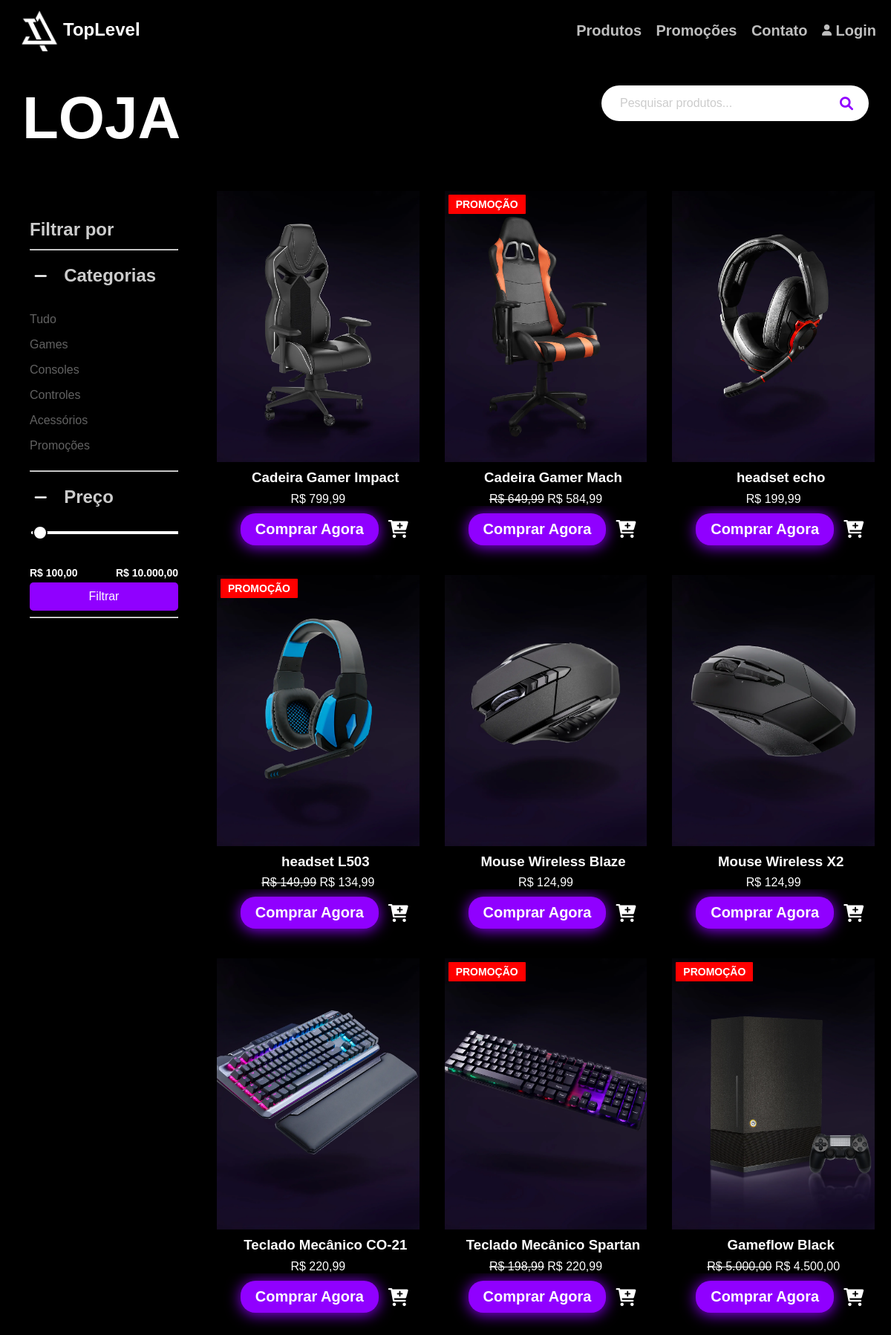
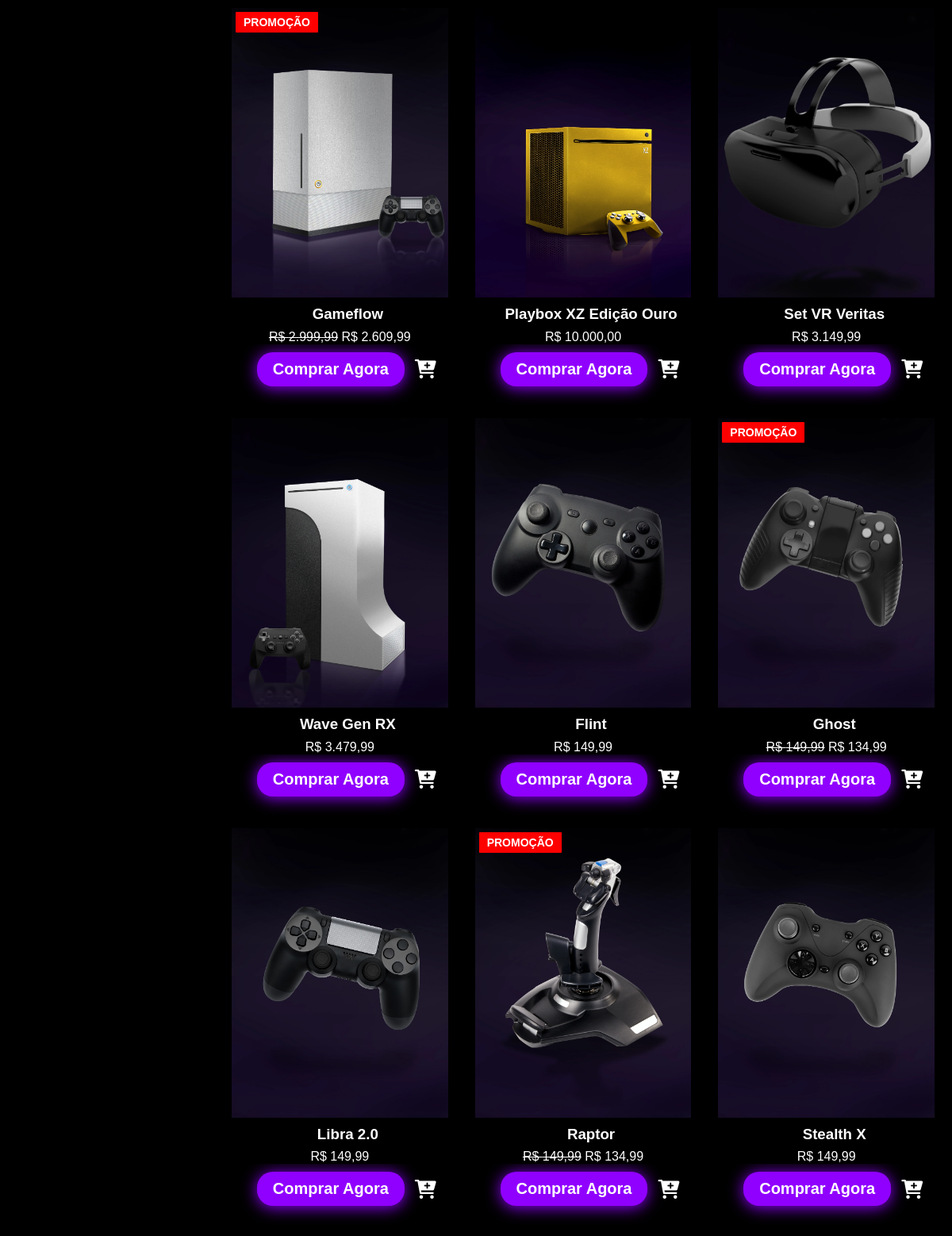
/products.php (upper part), run on the app's committed database (2 pictures, top to bottom).
### tables this page shows
CREATE TABLE `products` (
  `id` int(255) NOT NULL,
  `name` varchar(255) NOT NULL,
  `price` decimal(10,2) NOT NULL,
  `image` varchar(255) NOT NULL,
  `promotion` tinyint(1) DEFAULT 0,
  `previous_price` decimal(10,2) DEFAULT NULL,
  `category` varchar(255) NOT NULL
);

### products.php (the view, shortened to what this page needs)
  <?php
  @include 'config.php';
if (isset($_SESSION['email'])) {
    if ($_SESSION['email'] === 'toplevelbrasil@gmail.com') {
        include 'headeradm.php';
    } else {
        include 'headeruser.php';
    }
} else {
    include 'header.php';
}
if (isset($_POST['search'])) {
  $search_query = mysqli_real_escape_string($conn, $_POST['search_query']);
  $select_products = mysqli_query($conn, "SELECT * FROM `products` WHERE name LIKE '%$search_query%'");
} else {
  $select_products = mysqli_query($conn, "SELECT * FROM `products`");
}
  ?>
  <!DOCTYPE html>
  <html lang="pt-br">
  <head>
    <link rel="stylesheet" href="https://cdnjs.cloudflare.com/ajax/libs/font-awesome/6.0.0/css/all.min.css">
    <link rel="stylesheet" href="assents/css/Global.css">
    <link rel="stylesheet" href="assents/css/index.css">
    <link rel="stylesheet" href="assents/css/Produtos.css">
    <link rel="stylesheet" href="assents/css/user.css">
  </head>
  <body>
  <div class="textos5">
  <h1>LOJA</h1>
  <div class="search-bar">
    <form action="" method="POST">
      <input type="text" name="search_query" placeholder="Pesquisar produtos..." required>
      <button type="submit" name="search"><i class="fas fa-search"></i></button>
    </form>
  </div>
</div>
<div class="container">
  <aside>
    <h1>
      Filtrar por
      <hr>
    </h1>
    <h1>
      <button class="categories-expand-btn expand-btn" onclick="toggleCategories()">
        <i class="fas fa-minus"></i>
      </button>
      Categorias
    </h1>
    <div id="categories" class="categories">
      <p><a href="products.php" class="linkb4">Tudo</a></p>
      <p><a href="games.php" class="linkb4">Games</a></p>
      <p><a href="Consoles.php" class="linkb4">Consoles</a></p>
      <p><a href="controles.php" class="linkb4">Controles</a></p>
      <p><a href="Acessórios.php" class="linkb4">Acessórios</a></p>
      <p><a href="promoções.php" class="linkb4">Promoções</a></p>
    </div>
    <hr>
    <h1>
      <button class="price-expand-btn expand-btn" onclick="togglePrice()">
        <i class="fas fa-minus"></i>
      </button>
      Preço
    </h1>
    <div id="price" class="price-selector">
  <div class="range-slider">
    <input type="range" id="minPrice" min="100" max="10000" value="161">
    <input type="range" id="maxPrice" min="100" max="10000" value="199">
  </div>
  <div class="price-labels">
    <span id="minPriceLabel">R$ 100,00</span>
    <span id="maxPriceLabel">R$ 10.000,00</span>
  </div>
  <button id="filterButton" class="filter-button">Filtrar</button>
</div>
<hr>
</aside>
<div class="image-container1-wrapper">
  <div class="image-container-row" id="productContainer">
    <?php
    if (mysqli_num_rows($select_products) > 0) {
      $product_count = 0;
      while ($fetch_product = mysqli_fetch_assoc($select_products)) {
        if ($product_count % 3 == 0 && $product_count != 0) {
          echo '</div><div class="image-container-row">';
        }
    ?>
        <div class="image-container1">
          <form action="" method="post">
            <div class="image-wrapper">
              <a href="<?php echo $fetch_product['name']; ?>.php">
                <img src="uploaded_img/<?php echo $fetch_product['image']; ?>" alt="">
              </a>
              <?php if ($fetch_product['promotion']) { ?>
                <span class="promo-tag">Promoção</span>
              <?php } ?>
            </div>
            <h3 class="image-text"><?php echo $fetch_product['name']; ?></h3>
            <div class="image-text2">
              <?php
              if ($fetch_product['promotion']) {
                echo '<span style="text-decoration: line-through;">R$ ' . number_format($fetch_product['previous_price'], 2, ',', '.') . '</span> ';
                echo '<span>R$ ' . number_format($fetch_product['price'], 2, ',', '.') . '</span>';
              } else {
                echo 'R$ ' . number_format($fetch_product['price'], 2, ',', '.');
              }
              ?>
            </div>
            <div class="cart-container">
              <a href="<?php echo $fetch_product['name']; ?>.php" class="buy-now-bubble">Comprar Agora</a>
              <button class="cart-icon" type="submit" name="add_to_cart">
                <i class="fas fa-cart-plus"></i>
              </button>
            </div>
          </form>
        </div>
    <?php
        $product_count++;
      }
      if ($product_count % 3 != 0) {
        echo '</div>';
      }
    } else {
      echo '<p>Nenhum produto encontrado para sua pesquisa.</p>';
    }
    ?>
  </div>
</div>
</body>
</html>

### assents/css/Global.css (style rules this page uses)
body { font-family: Arial, sans-serif; background-color: #000000; margin-left: 0%; margin-right: 0%; }
.container { display: flex; }
aside { width: 30%; height: 50%; color: #ccc; flex: 0 0 200px; padding: 20px; margin-right: 10px; margin: 0; }
.linkb4 { text-decoration: none; color: #838383be; }
.textos5 { padding: 30px; color: #fffffff1; text-align: left; font-weight: 750; font-size: 40px; justify-content: space-between; align-items: center; display: flex; }
.textos5 h1 { font-weight: bold; color: #fff; margin: 0; }
.search-bar { position: relative; display: flex; align-items: center; }
.search-bar form { display: flex; align-items: center; background-color: #fff; border-radius: 30px; padding: 5px 15px; box-shadow: 0 4px 10px rgba(0, 0, 0, 0.1); }
.search-bar input { border: none; outline: none; padding: 10px; border-radius: 30px; font-size: 16px; width: 300px; }
input[type="text"] { margin-bottom: 0px; color: #000; }
.search-bar input::placeholder { color: #ccc; }
.search-bar button { background: none; border: none; cursor: pointer; font-size: 18px; color: #333; }
.search-bar button i { color: #9000ff; }
.cart-container { width: 100%; display: flex; align-items: center; justify-content: center; padding: 10px; gap: 10px; }
.buy-now-bubble { background-color: #9000ff; box-shadow: 0px 2px 20px #9000ff; color: #fff; padding: 10px 20px; cursor: pointer; border-radius: 20px; font-size: 20px; font-weight: bold; display: flex; align-items: center; justify-content: center; transition: background-color 0.5s ease; transition: color 0.5s ease; }
a { text-decoration: none; color: inherit; }
.promo-tag { position: absolute; top: 5px; left: 5px; background-color: #ff0000; color: #ffffff; padding: 5px 10px; font-size: 14px; font-weight: bold; border-radius: 1px; text-transform: uppercase; z-index: 10; }
.image-text { width: 100%; padding: 10px; margin-top: -5px; background-color: #000000; color: #ffffff; text-align: center; box-shadow: 0 -2px 4px rgba(0, 0, 0, 0.1); position: relative; }
.image-text2 { width: 100%; margin-top: -20px; background-color: #000000; color: #ffffff; text-align: center; box-shadow: 0 -2px 4px rgba(0, 0, 0, 0.1); position: relative; }
.cart-icon { background: none; border: none; color: #fff; cursor: pointer; font-size: 24px; padding: 3; display: flex; align-items: center; justify-content: center; }
.cart-icon i { margin: 0; padding: 0; color: #fff; }

### assents/css/index.css (style rules this page uses)
body { margin: 0; padding: 0; font-family: Arial, sans-serif; }

### assents/css/Produtos.css (style rules this page uses)
body { font-family: Arial, sans-serif; margin: 0; padding: 0; background-color: #000000; }
.container { display: flex; padding: 20px; }
.image-container1-wrapper { flex: 1; display: flex; flex-direction: column; gap: 10px; margin: 0; }
.image-container-row { display: flex; gap: 30px; margin-left: 30px; }
.image-container1 { width: calc(31% - 10px); flex: 1 1 calc(31% - 10px); position: relative; overflow: hidden; display: flex; flex-direction: column; align-items: left; border: 2px solid #000; box-shadow: 0 4px 8px rgba(0, 0, 0, 0.2); margin: 0; }
.image-container1 img { width: 100%; height: 370px; object-fit: cover; transition: transform 0.5s ease; overflow: hidden; overflow-inline: hidden; overflow: hidden; }
.expand-btn { cursor: pointer; background: none; border: none; font-size: 20px; color: #ffffff; margin-right: 10px; display: inline-block; vertical-align: middle; }
.categories { display: block; transition: max-height 0.3s ease-out; overflow: hidden; max-height: 500px; }
.price-selector { display: block; transition: max-height 0.3s ease-out, padding 0.3s ease-out; overflow: hidden; max-height: 120px; padding-top: 10px; color: #fff; }
.range-slider { position: relative; width: 100%; height: 30px; margin-bottom: 20px; }
.range-slider input[type="range"] { position: absolute; width: 100%; pointer-events: none; -webkit-appearance: none; appearance: none; background: transparent; z-index: 2; }
.price-labels { display: flex; justify-content: space-between; color: #fff; font-weight: bold; }
.price-labels span { font-size: 14px; }
.filter-button { background-color: #9000ff; color: #ffffff; border: none; padding: 10px 20px; border-radius: 5px; font-size: 16px; cursor: pointer; transition: background-color 0.3s; margin-top: 5px; width: 100%; }

### data on the page
products: image (picture), name "Cadeira Gamer Impact", price "799,99"
products: image (picture), promotion "PROMOÇÃO", name "Cadeira Gamer Mach", previous_price "649,99", price "584,99"
products: image (picture), name "headset echo", price "199,99"
products: image (picture), promotion "PROMOÇÃO", name "headset L503", previous_price "149,99", price "134,99"
products: image (picture), name "Mouse Wireless Blaze", price "124,99"
products: image (picture), name "Mouse Wireless X2", price "124,99"
products: image (picture), name "Teclado Mecânico CO-21", price "220,99"
products: image (picture), promotion "PROMOÇÃO", name "Teclado Mecânico Spartan", previous_price "198,99", price "220,99"
products: image (picture), promotion "PROMOÇÃO", name "Gameflow Black", previous_price "5.000,00", price "4.500,00"
products: image (picture), promotion "PROMOÇÃO", name "Gameflow", previous_price "2.999,99", price "2.609,99"
products: image (picture), name "Playbox XZ Edição Ouro", price "10.000,00"
products: image (picture), name "Set VR Veritas", price "3.149,99"
products: image (picture), name "Wave Gen RX", price "3.479,99"
products: image (picture), name "Flint", price "149,99"
products: image (picture), promotion "PROMOÇÃO", name "Ghost", previous_price "149,99", price "134,99"
products: image (picture), name "Libra 2.0", price "149,99"
products: image (picture), promotion "PROMOÇÃO", name "Raptor", previous_price "149,99", price "134,99"
products: image (picture), name "Stealth X", price "149,99"
